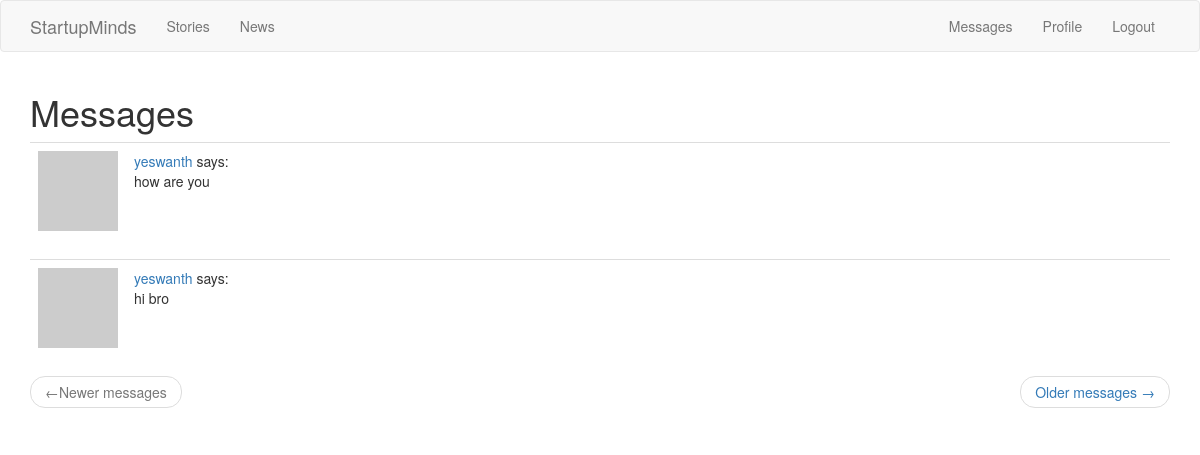
The page /messages/ (signed in) on the database its author committed.
### app/models.py (models this page shows, shortened)
class Message(db.Model):
	__tablename__= 'message'
	message_id = db.Column(db.Integer, primary_key=True)
	sender_id = db.Column(db.Integer, db.ForeignKey('user.user_id'))
	recipient_id = db.Column(db.Integer, db.ForeignKey('user.user_id'))
	body = db.Column(db.String(140))
	timestamp = db.Column(db.DateTime, index=True, default=datetime.utcnow)

class User( UserMixin, db.Model):
	__tablename__ = 'user'
	user_id = db.Column(db.Integer , primary_key=True)
	username = db.Column(db.String(64) ,index=True , unique=True)
	email = db.Column(db.String(64) , index=True , unique=True)
	password_hash = db.Column(db.String(200))
	about_me = db.Column(db.String(200))
	last_seen = db.Column(db.DateTime , default=datetime.utcnow)
	user_category = db.Column(db.String(50) ,default=None)
	sector = db.Column(db.String(50) , default=None)
	posts = db.relationship('Post' , backref='author' , lazy='dynamic')
	stories = db.relationship('Stories' , backref='author' , lazy='dynamic')
	messages_sent = db.relationship('Message' , backref='author', foreign_keys='Message.sender_id' ,lazy='dynamic')
	messages_recieved = db.relationship('Message' , backref='recipient' ,foreign_keys='Message.recipient_id' , lazy='dynamic')
	last_message_read_time = db.Column(db.DateTime)
	followed = db.relationship(
	'User', secondary=followers,
	primaryjoin=(followers.c.follower_id == user_id),
	secondaryjoin=(followers.c.followed_id == user_id),
	backref=db.backref('followers', lazy='dynamic'), lazy='dynamic')
	def avatar(self, size):
		digest = md5(self.email.lower().encode('utf-8')).hexdigest()
		return 'https://www.gravatar.com/avatar/{}?d=identicon&s={}'.format(digest, size)

### app/views.py (the view)
@app.route('/messages/')
@login_required
def messages():
    current_user.last_message_read_time = datetime.utcnow()
    db.session.commit()
    page = request.args.get('page', 1, type=int)
    messages = current_user.messages_recieved.order_by(
        Message.timestamp.desc()).paginate(
            page, app.config['POSTS_PER_PAGE'], False)
    next_url = url_for('messages', page=messages.next_num) \
        if messages.has_next else None
    prev_url = url_for('messages', page=messages.prev_num) \
        if messages.has_prev else None
    return render_template('messages.html', messages=messages.items, next_url=next_url, prev_url=prev_url)

### app/models.py (called while the page is built)
@login.user_loader
def user_loader(user_id):
	return User.query.get(int(user_id))

### app/views.py (called while the page is built)
@app.before_request
def before_request():
	if current_user.is_authenticated:
		current_user.last_seen = datetime.utcnow()
		db.session.commit()

### app/templates/messages.html
{% extends "theme.html" %}
{% block app_content %}
    <h1>Messages</h1>
    {% for post in messages %}
        {% include '_post.html' %}
    {% endfor %}
    <nav aria-label="...">
        <ul class="pager">
            <li class="previous{% if not prev_url %} disabled{% endif %}">
                <a href="{{ prev_url or '#' }}">
                    <span aria-hidden="true">&larr;</span>Newer messages
                </a>
            </li>
            <li class="next{% if not next_url %} disabled{% endif %}">
                <a href="{{ next_url or '#' }}">
                    Older messages <span aria-hidden="true">&rarr;</span>
                </a>
            </li>
        </ul>
    </nav>
{% endblock %}

### app/templates/_post.html
    <table class="table table-hover">
        <tr>
            <td width="70px">
                <a href="{{ url_for('user', username=post.author.username) }}">
                    <img src="{{ post.author.avatar(70) }}" />
                </a>
            </td>
            <td>
                <a href="{{ url_for('user', username=post.author.username) }}">
                    {{ post.author.username }}
                </a>
                says:
                <br>
                {{ post.body }}
            </td>
        </tr>
    </table>

### rows shown on the page
Message: author.username "yeswanth", body "how are you"
Message: author.username "yeswanth", body "hi bro"
